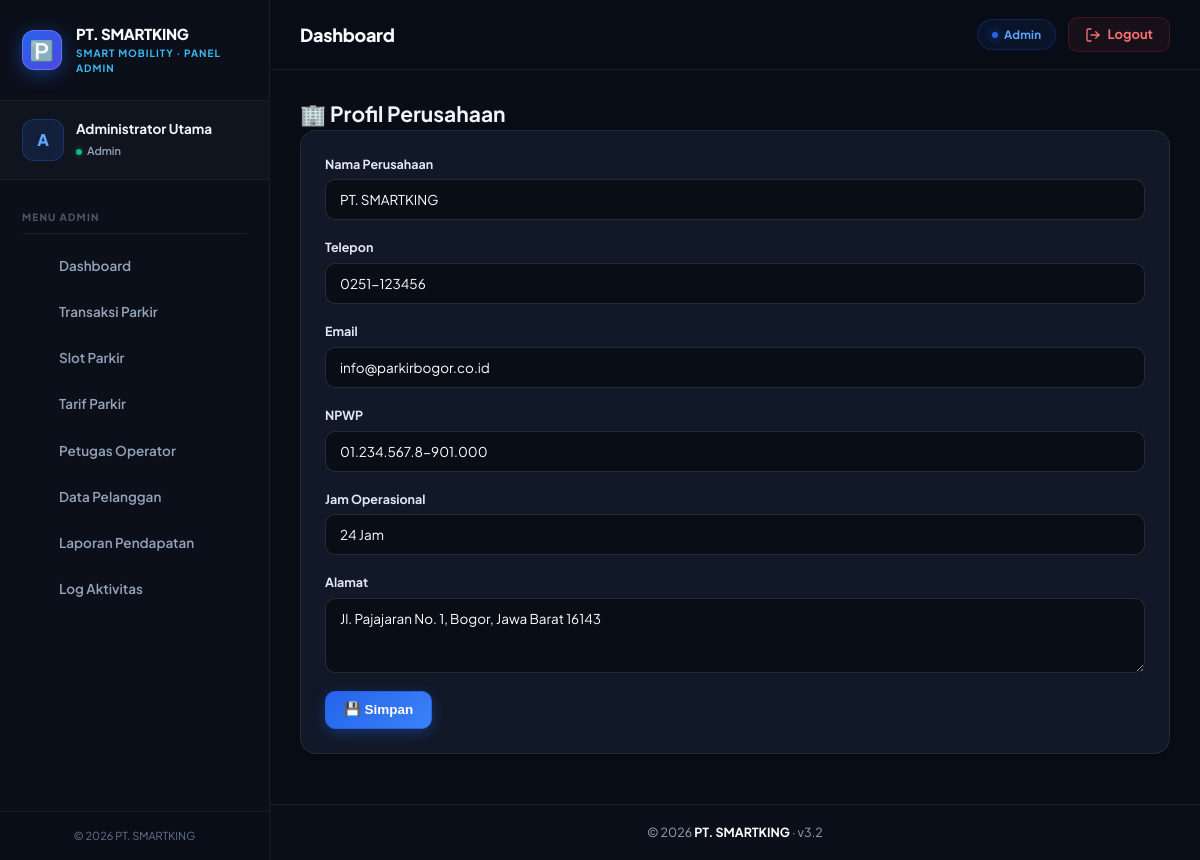
Screenshot of /perusahaan.php (signed in) with the database file from the repository.
### tables this page shows
CREATE TABLE `perusahaan` (
  `id_perusahaan` int(11) NOT NULL AUTO_INCREMENT,
  `nama_perusahaan` varchar(100) NOT NULL,
  `alamat` text DEFAULT NULL,
  `telepon` varchar(20) DEFAULT NULL,
  `email` varchar(100) DEFAULT NULL,
  `npwp` varchar(30) DEFAULT NULL,
  `logo` varchar(255) DEFAULT NULL,
  `jam_operasional` varchar(50) DEFAULT '24 Jam',
  `updated_at` datetime DEFAULT current_timestamp() ON UPDATE current_timestamp(),
  PRIMARY KEY (`id_perusahaan`)
);

### config/database.php (called while the page is built, shortened)
        <?php
$perusahaan = $_SESSION['perusahaan_cache'];
?>

### includes/functions.php (called while the page is built, shortened)
<?php
if (!function_exists('e')) {
    function e($str) { return htmlspecialchars((string)$str, ENT_QUOTES, 'UTF-8'); }
}
?>

### includes/auth.php (called while the page is built, shortened)
<?php
if (!isset($koneksi)) { require_once __DIR__ . '/../config/database.php'; }
if (!function_exists('flash')) { require_once __DIR__ . '/functions.php'; }
if (!function_exists('user_role')) { function user_role() { return $_SESSION['role'] ?? ''; } }
?>

### perusahaan.php (the view, shortened to what this page needs)
<?php
require_once 'includes/auth.php';
$data = $koneksi->query("SELECT * FROM perusahaan LIMIT 1")->fetch_assoc();
include 'includes/header.php';
?>
<h2>🏢 Profil Perusahaan</h2>
<div class="card">
  <form method="post">
    <div class="grid" style="grid-template-columns:1fr 1fr;">
      <div class="form-group"><label>Nama Perusahaan</label><input type="text" name="nama_perusahaan" value="<?= e($data['nama_perusahaan']) ?>" required></div>
      <div class="form-group"><label>Telepon</label><input type="text" name="telepon" value="<?= e($data['telepon']) ?>"></div>
      <div class="form-group"><label>Email</label><input type="email" name="email" value="<?= e($data['email']) ?>"></div>
      <div class="form-group"><label>NPWP</label><input type="text" name="npwp" value="<?= e($data['npwp']) ?>"></div>
      <div class="form-group"><label>Jam Operasional</label><input type="text" name="jam_operasional" value="<?= e($data['jam_operasional']) ?>"></div>
    </div>
    <div class="form-group"><label>Alamat</label><textarea name="alamat" rows="3"><?= e($data['alamat']) ?></textarea></div>
    <button class="btn btn-primary" type="submit">💾 Simpan</button>
  </form>
</div>
<?php include 'includes/footer.php'; ?>

### includes/header.php (shortened to what this page needs)
<?php
$current = basename($_SERVER['PHP_SELF']);
$page_title = $page_title ?? 'Dashboard';
$user_role = user_role();
$user_initial = strtoupper(substr($_SESSION['nama_lengkap'] ?? 'U', 0, 1));
$menu = [];
$role_label = '';
if ($user_role === 'admin') {
    $role_label = 'Admin';
    $menu = [
        ['file'=>'dashboard.php', 'icon'=>'dashboard', 'label'=>'Dashboard', 'path'=>PATH_ADMIN],
        ['file'=>'riwayat.php', 'icon'=>'receipt', 'label'=>'Transaksi Parkir', 'path'=>PATH_ADMIN],
        ['file'=>'slot.php', 'icon'=>'parking', 'label'=>'Slot Parkir', 'path'=>PATH_ADMIN],
        ['file'=>'tarif.php', 'icon'=>'tag', 'label'=>'Tarif Parkir', 'path'=>PATH_ADMIN],
        ['file'=>'operator.php', 'icon'=>'users', 'label'=>'Petugas Operator', 'path'=>PATH_ADMIN],
        ['file'=>'pelanggan.php', 'icon'=>'people', 'label'=>'Data Pelanggan', 'path'=>PATH_ADMIN],
        ['file'=>'laporan.php', 'icon'=>'chart', 'label'=>'Laporan Pendapatan', 'path'=>PATH_ADMIN],
        ['file'=>'log_aktivitas.php', 'icon'=>'log', 'label'=>'Log Aktivitas', 'path'=>PATH_ADMIN],
    ];
}
?>
<!DOCTYPE html>
<html lang="id">
<head>
<link rel="stylesheet" href="<?= BASE_URL ?>assets/style.css?v=<?= time() ?>">
</head>
<body>
<div class="app-layout">
  <aside class="sidebar" id="sidebar">
    <div class="sidebar-brand">
      <div class="sidebar-brand-icon">🅿️</div>
      <div class="sidebar-brand-text">
        <b><?= e($perusahaan['nama_perusahaan']) ?></b>
        <small>Smart Mobility · Panel <?= e($role_label) ?></small>
      </div>
    </div>
    <div class="sidebar-profile">
      <div class="sidebar-avatar"><?= e($user_initial) ?></div>
      <div class="sidebar-profile-info">
        <b><?= e($_SESSION['nama_lengkap'] ?? 'User') ?></b>
        <span><span class="role-dot"></span> <?= e($role_label) ?></span>
      </div>
    </div>
    <ul class="sidebar-menu">
      <li class="sidebar-menu-section">Menu <?= strtoupper($role_label) ?></li>
      <?php foreach ($menu as $m): ?>
        <li>
          <a href="<?= $m['path'] . $m['file'] ?>" class="<?= $current === $m['file'] ? 'active' : '' ?>">
            <span class="sidebar-menu-icon"><?= $svg_icons[$m['icon']] ?? '' ?></span>
            <span><?= $m['label'] ?></span>
          </a>
        </li>
      <?php endforeach; ?>
    </ul>
    <div class="sidebar-footer">
      &copy; <?= date('Y') ?> <?= e($perusahaan['nama_perusahaan']) ?>
    </div>
  </aside>
  <div class="main">
    <header class="topbar">
      <div class="topbar-left">
        <div class="topbar-title">
          <h1><?= e($page_title) ?></h1>
        </div>
      </div>
      <div class="topbar-right">
        <span class="topbar-role-badge"><?= e($role_label) ?></span>
        <a href="<?= BASE_URL ?>logout.php" class="topbar-logout" onclick="return confirm('Yakin ingin logout?')">
          <svg xmlns="http://www.w3.org/2000/svg" viewBox="0 0 24 24" fill="none" stroke="currentColor" stroke-width="2" stroke-linecap="round" stroke-linejoin="round"><path d="M9 21H5a2 2 0 0 1-2-2V5a2 2 0 0 1 2-2h4"/><polyline points="16 17 21 12 16 7"/><line x1="21" y1="12" x2="9" y2="12"/></svg>
          <span>Logout</span>
        </a>
      </div>
    </header>
    <main class="content">

### includes/footer.php (shortened to what this page needs)
    </main>
    <footer style="padding: 18px 20px; text-align: center; font-size: 12.5px; color: #94a3b8; border-top: 1px solid rgba(255,255,255,0.08); background: #0b0f1a; margin-top: auto;">
      &copy; <?= date('Y') ?> <b style="color: #ffffff;"><?= e($perusahaan['nama_perusahaan'] ?? 'PT. Parkir Bogor') ?></b> · v<?= defined('APP_VERSION') ? APP_VERSION : '1.0' ?>
    </footer>
  </div>
</div>
</body>
</html>

### assets/style.css (style rules this page uses)
:root { --primary: #2563eb; --primary-hover: #1d4ed8; --primary-active: #1e40af; --primary-light: #eff6ff; --primary-ring: rgba(37, 99, 235, 0.25); --success: #10b981; --success-dark: #059669; --success-light: #ecfdf5; --warning: #f59e0b; --warning-dark: #d97706; --warning-light: #fffbeb; --danger: #ef4444; --danger-dark: #dc2626; --danger-light: #fef2f2; --info: #06b6d4; --info-dark: #0891b2; --info-light: #ecfeff; --bg-dark: #090d16; --card-dark: #111827; --card-dark-border: rgba(255, 255, 255, 0.08); --card-dark-hover: #162032; --text-dark-primary: #ffffff; --text-dark-secondary: #cbd5e1; --text-dark-muted: #94a3b8; --bg-light: #f8fafc; --card-light: #ffffff; --border-light: #e2e8f0; --text-light-primary: #0f172a; --text-light-secondary: #475569; --text-light-muted: #94a3b8; --sidebar-w: 260px; --radius-sm: 6px; --radius: 10px; --radius-lg: 16px; --radius-pill: 9999px; --shadow-sm: 0 1px 3px rgba(0,0,0,0.1); --shadow: 0 4px 12px rgba(0,0,0,0.15); --shadow-lg: 0 10px 25px rgba(0,0,0,0.25); --shadow-glow: 0 0 20px rgba(37, 99, 235, 0.35); }
*, *::before, *::after { box-sizing: border-box; margin: 0; padding: 0; }
html { font-size: 14px; scroll-behavior: smooth; }
body { font-family: 'Plus Jakarta Sans', 'Inter', -apple-system, sans-serif; background-color: var(--bg-dark); color: var(--text-dark-primary); line-height: 1.5; -webkit-font-smoothing: antialiased; }
a { color: #38bdf8; text-decoration: none; transition: all 0.2s ease; }
.btn { display: inline-flex; align-items: center; justify-content: center; gap: 8px; padding: 10px 18px; font-size: 13.5px; font-weight: 700; border-radius: var(--radius); border: 1px solid transparent; cursor: pointer; transition: all 0.2s cubic-bezier(0.4, 0, 0.2, 1); text-decoration: none; line-height: 1.2; }
.btn-primary { background: linear-gradient(135deg, #2563eb, #3b82f6); color: #ffffff; border-color: #2563eb; box-shadow: 0 4px 14px rgba(37, 99, 235, 0.35); }
.card { background: var(--card-dark); border: 1px solid var(--card-dark-border); border-radius: var(--radius-lg); padding: 24px; margin-bottom: 22px; box-shadow: 0 4px 14px rgba(0, 0, 0, 0.25); transition: all 0.25s ease; position: relative; }
.form-group { margin-bottom: 18px; display: flex; flex-direction: column; gap: 6px; }
label, .form-label { font-size: 12.5px; font-weight: 700; color: #e2e8f0; }
input[type="text"], input[type="number"], input[type="password"], input[type="email"], input[type="date"], select, textarea, .form-control { width: 100%; padding: 11px 14px; background: #090d16; border: 1.5px solid rgba(255, 255, 255, 0.12); border-radius: var(--radius); color: #ffffff; font-size: 13.5px; font-family: inherit; outline: none; transition: all 0.2s; }

### rows the page displays
perusahaan: nama_perusahaan "PT. SMARTKING", telepon "0251-123456", email "info@parkirbogor.co.id", npwp "01.234.567.8-901.000", jam_operasional "24 Jam", alamat "Jl. Pajajaran No. 1, Bogor, Jawa Barat 16143"

### other values shown
$role_label "ADMIN"
$user_initial "A"
$_SESSION['nama_lengkap'] "Administrator Utama"
$role_label "Admin"
$m['label'] "Dashboard"
$m['label'] "Transaksi Parkir"
$m['label'] "Slot Parkir"
$m['label'] "Tarif Parkir"
$m['label'] "Petugas Operator"
$m['label'] "Data Pelanggan"
$m['label'] "Laporan Pendapatan"
$m['label'] "Log Aktivitas"
$page_title "Dashboard"
APP_VERSION "3.2"
